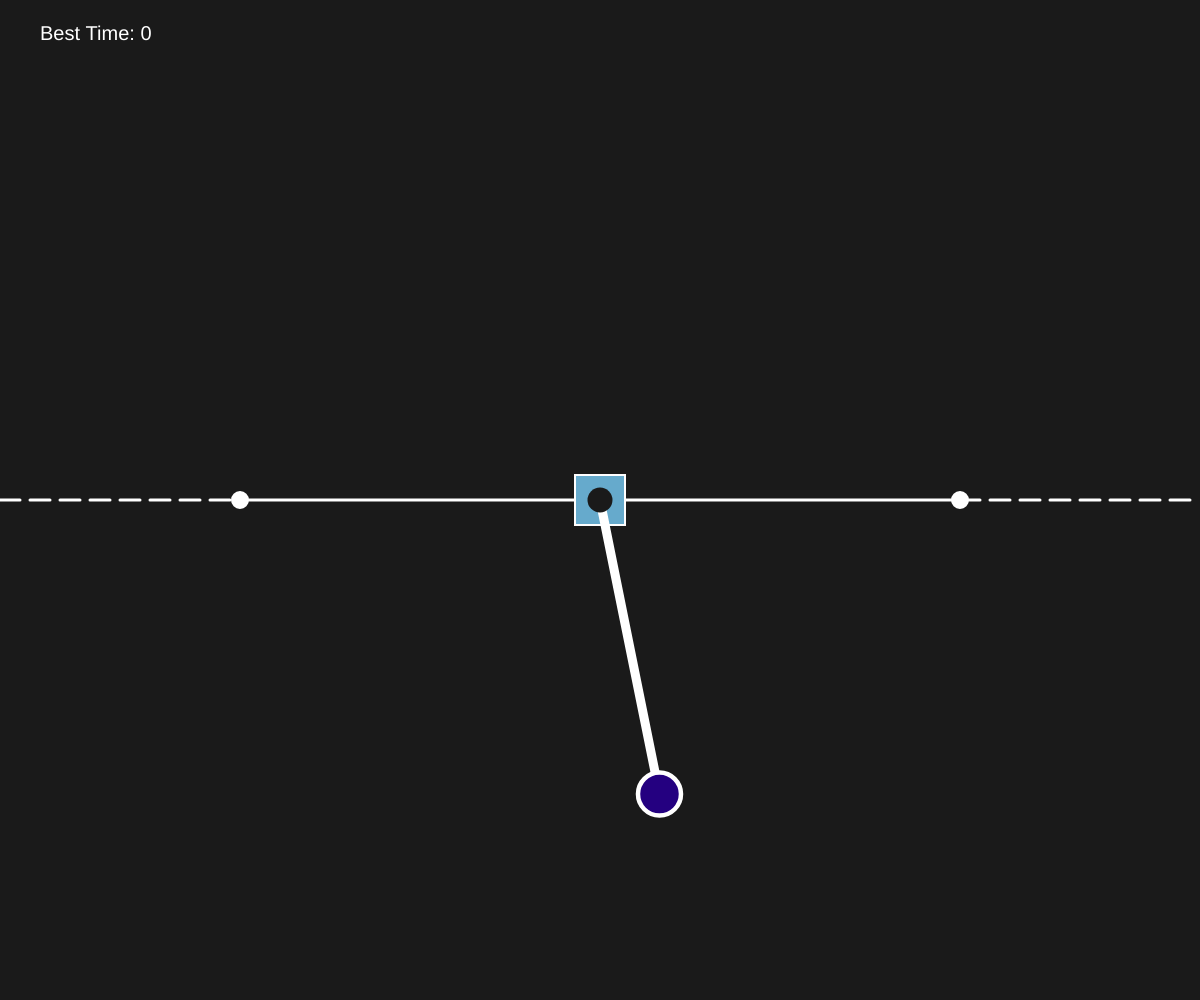
Frame 1 (no input)
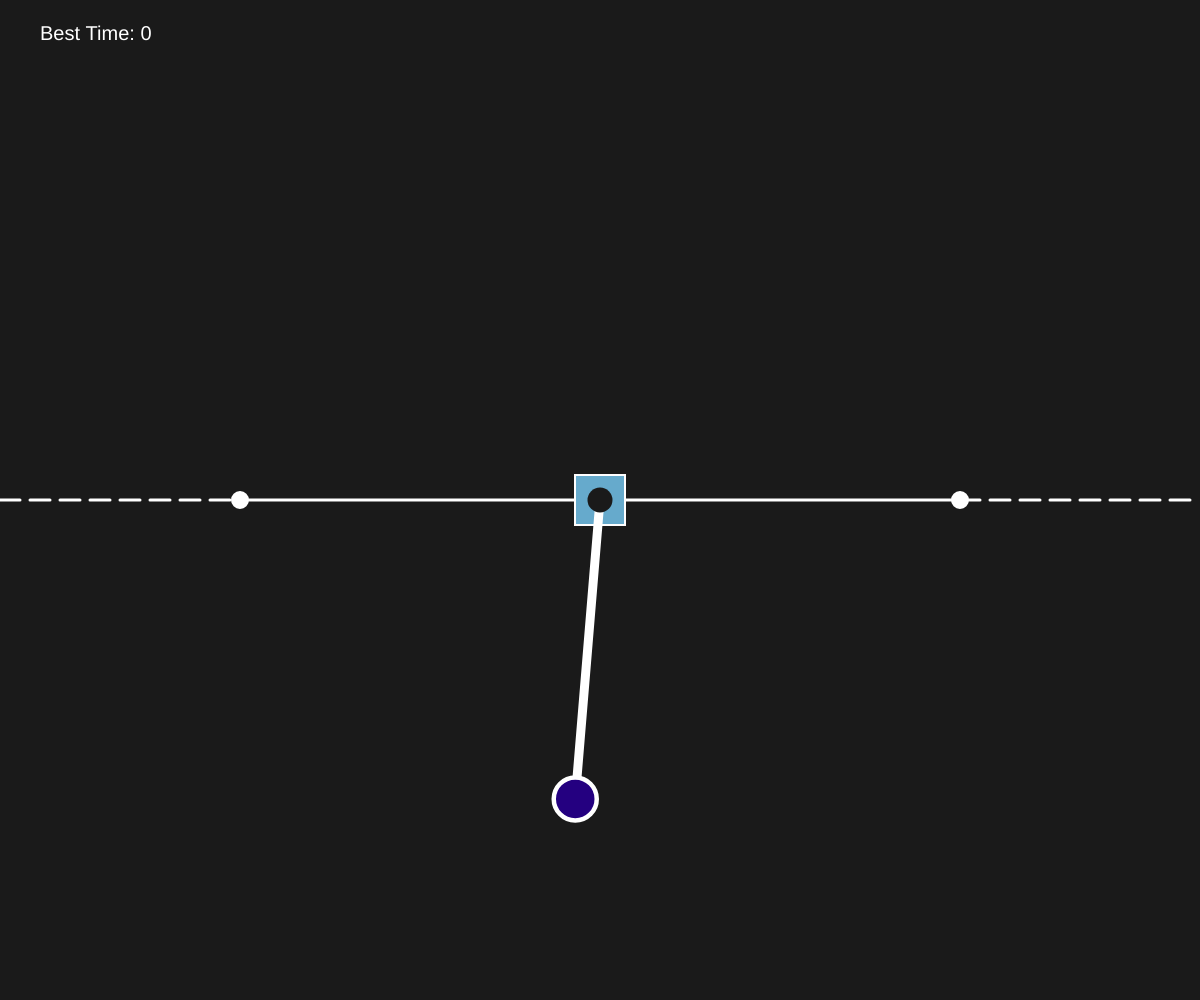
Frame 60 (no input)
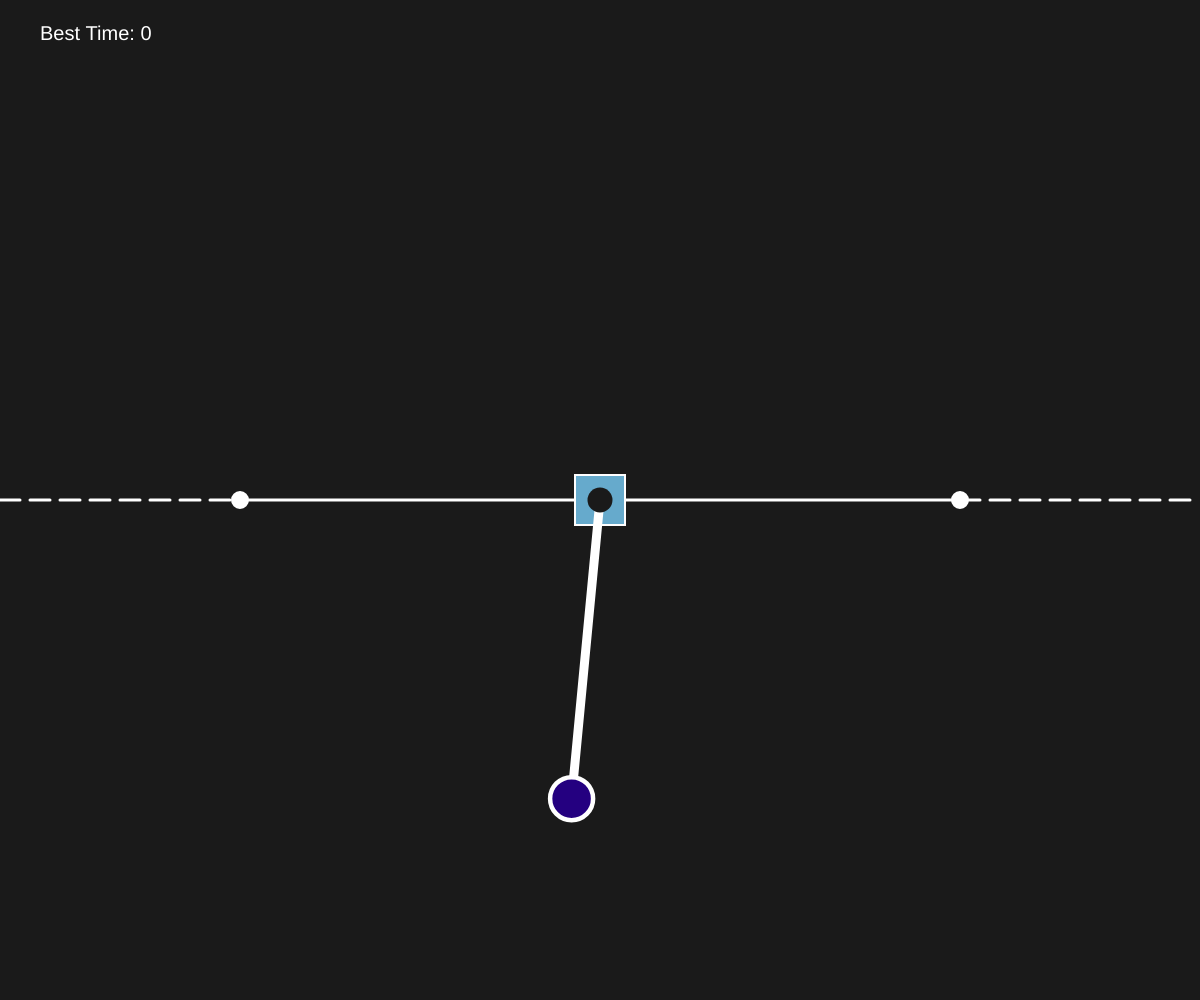
Frame 120 (the mouse pressed at the canvas centre since frame 60)

The p5.js sketch that drew these frames (run headless with seeded random() and noise() and a simulated clock; from frame 60 on, the mouse is pressed at the canvas centre):

// p5.js sketch
// ── sketch.js
const g = -9.8; //gravity (m/s)
const dt = 0.0002; //time step
const ar = 100; //air resistance
const s = 0.3; //Scale

let pendulums = [];

function setup() {
  createCanvas(windowWidth, windowHeight);
  colorMode(HSB);

  for (let i = 0; i < 1; i++) {
    pendulums.push(new Pendulum(1, 0.2, 1));
  }
}

function draw() {
  background(10);
  
  for (let i = 0; i < pendulums.length; i++) {
    pendulums[i].update();
    pendulums[i].render();
  }
}

// ── pendulum.js
class Pendulum {
  constructor(radius, angle, mass) {
    this.scale = s * height;

    this.r = radius; //radius (m)
    this.a = angle; //angle (radians)
    this.m = mass; //mass (kg)
    this.d = sqrt(this.m)*this.scale*0.15 //diameter

    this.ox = width/2; //origin x
    this.oy = height/2; //origin y
    this.os = this.scale/6; // origin size
    this.oVel = 0; //origin velocity
    this.oAcc = 0; //origin accleration

    this.vel = 0; //velocity (m/s)
    this.acc = 0; //acceleration (m/s/s)

    this.color = color(random(0, 360), 100, 50);

    this.time = 0;
    this.bestTime = 0;

    this.leftMost = width*0.2;
    this.rightMost = width*0.8;
  }


  update() {
    //Origin movement
    if (mouseIsPressed === true) {
      let newPos = max(this.leftMost, min(this.rightMost, mouseX))
      let newVel = (newPos - this.ox) / this.scale; //Determine the new velocity
      this.oAcc = (newVel - this.oVel); //Acceleration = difference in velocity

      this.ox = newPos; //Update position
      this.oVel = newVel; //Update velocity
      newPos = this.ox;
    }

    //Pendulum movement
    let totalVel = this.vel*this.r + this.oVel;
    this.acc = -cos(this.a) * this.oAcc / this.r + //Acceleration due to movement of origin
               (g * sin(this.a) - //Acceleration due to gravity
               ar * totalVel * abs(totalVel) / this.m / sq(this.r)) * dt; //Acceleration due to air resistance

    //Random pushes
    if (random() > 0.99) {
      this.acc += 0.02 * (random() - 0.5);
    }

    this.vel += this.acc; //Change velocity based on acceleration
    this.a += this.vel; //Change angle based on velocity

    //Score controls
    if (this.y < this.oy) {
      this.time += 1/60;
      if (this.time > this.bestTime) {
        this.bestTime = this.time;
      }
    } else {
      this.time = 0;
    }
  }


  render() {
    this.x = this.ox + this.scale * this.r * sin(this.a); //Pendulum x pos
    this.y = this.oy + this.scale * this.r * cos(this.a); //Pendulum y pos

    rectMode(CENTER);
    textSize(20);

    //Bar
    stroke(255);
    strokeWeight(3);
    fill(255);

    circle(this.leftMost, this.oy, this.os*0.3);
    circle(this.rightMost, this.oy, this.os*0.3);

    drawingContext.setLineDash([20, 10])
    line(0, this.oy, this.leftMost, this.oy);
    line(this.rightMost, this.oy, width, this.oy);
    drawingContext.setLineDash([])
    line(this.leftMost, this.oy, this.rightMost, this.oy);
    

    //Origin
    fill(200, 50, 80);
    strokeWeight(2);
    square(this.ox, this.oy, this.os);
    

    //Line
    fill(255);
    strokeWeight(this.d*0.2);
    line(this.ox, this.oy, this.x, this.y);


    //Origin circle
    fill(10);
    noStroke();
    circle(this.ox, this.oy, this.os*0.5)


    //Pendulum circle
    fill(this.color);
    stroke(255);
    strokeWeight(this.d*0.1);
    circle(this.x, this.y, this.d-2);


    //Text
    noStroke();
    fill(255);
    text("Best Time: " + round(this.bestTime, 2), 40, 40);
    if (this.time > 0) {
      text("Time: " + round(this.time, 2), width/2, 40);
    }
  }
}
